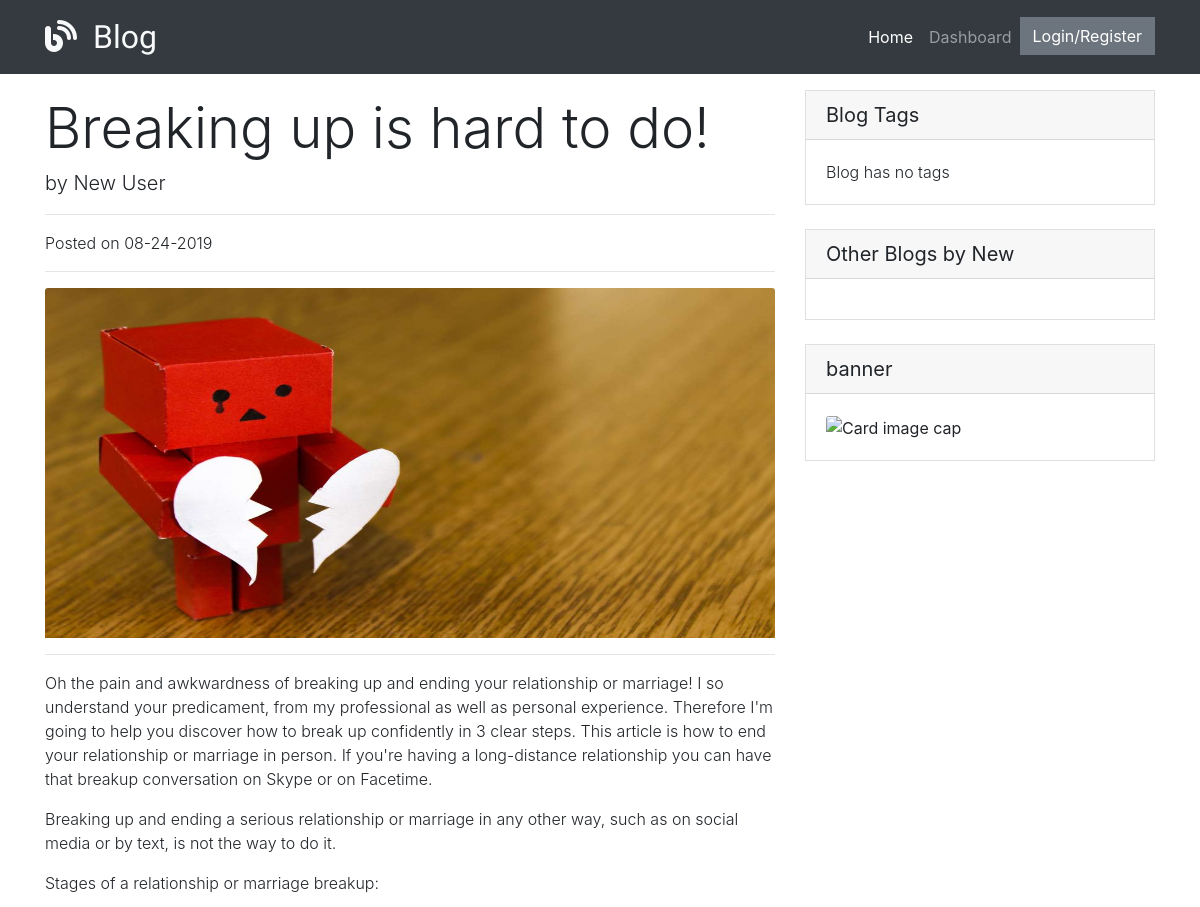
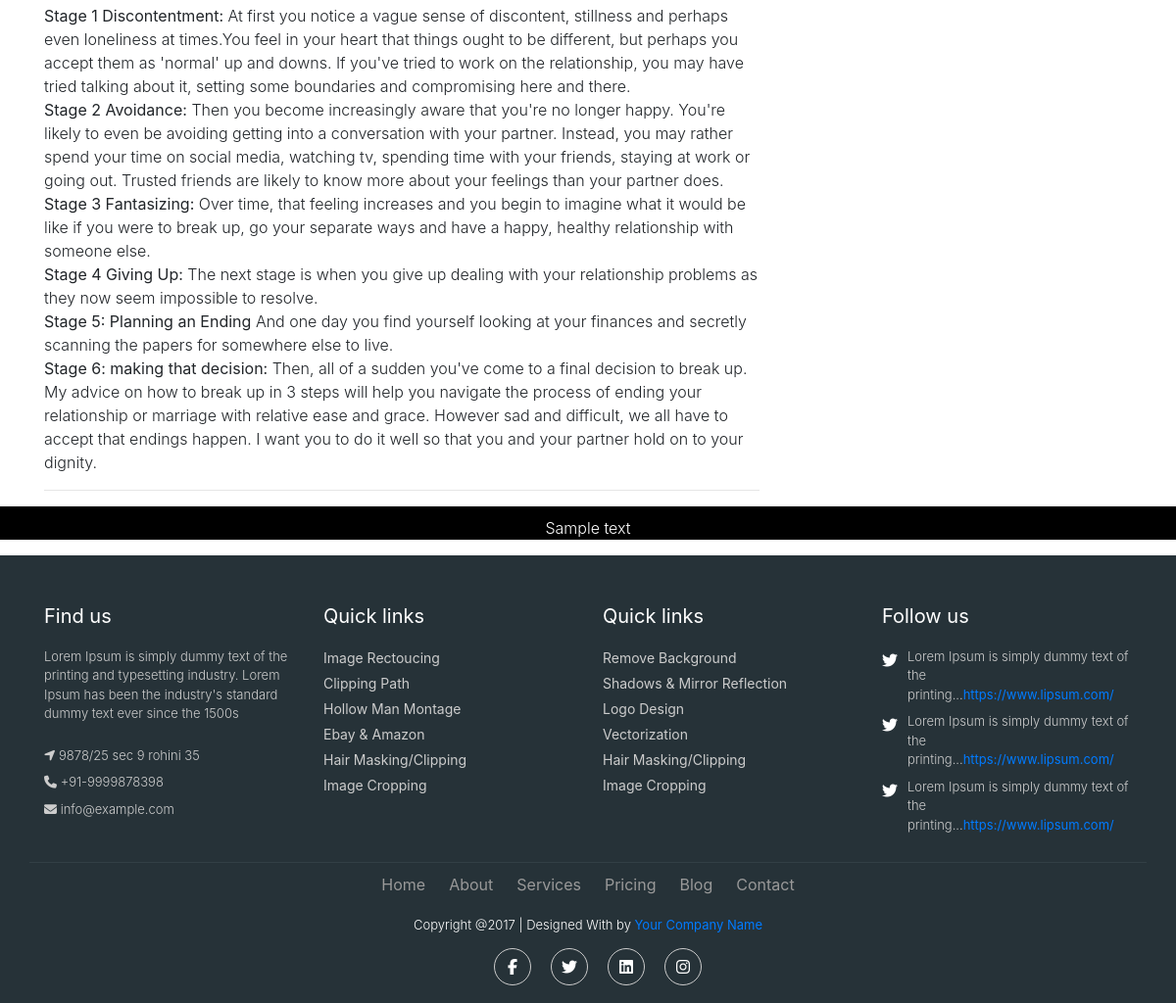
The app's page /blogs/1 with its own data (2 pictures, top to bottom).
### models.py (models this page shows, shortened)
class Blog(db.Model):
    __tablename__ = "blogs"
    id = db.Column(db.Integer, primary_key=True)
    title = db.Column(db.String(55))
    content = db.Column(db.Text)
    user_id = db.Column(db.Integer, db.ForeignKey('user.id'), nullable=False)
    user = db.relationship('User', foreign_keys=[user_id], backref="user_blogs")
    pic_filepath = db.Column(db.Text)
    created_at = db.Column(db.DateTime, server_default=func.now())
    updated_at = db.Column(db.DateTime, server_default=func.now(), onupdate=func.now())
    blog_has_tags = relationship('BlogTag', cascade="all, delete-orphan")

class User(db.Model):
    __tablename__ = "user"
    id = db.Column(db.Integer, primary_key=True)
    first_name = db.Column(db.String(45))
    last_name = db.Column(db.String(45))
    email = db.Column(db.String(45))
    password = db.Column(db.String(100))
    created_at = db.Column(db.DateTime, server_default=func.now())
    updated_at = db.Column(db.DateTime, server_default=func.now(), onupdate=func.now())

### controller_functions.py (the view)
def show_blog(id):
    blog = Blog.query.get(id)
    return render_template('blog.html', blog=blog)

### templates/blog.html (shortened to what this page needs)
<!DOCTYPE html>
<html lang="en">
<head>
    <link rel="stylesheet" href="https://stackpath.bootstrapcdn.com/bootstrap/4.3.1/css/bootstrap.min.css"
>
    <link rel="stylesheet" href="../static/css/styles.css">
</head>
<body>
    <nav class="navbar navbar-expand-lg navbar-dark bg-dark static-top">
        <div class="container">
          <a class="navbar-brand text-light" href="/">
                <i class="fas fa-blog mr-3"></i>Blog
            </a>
            <div class="collapse navbar-collapse" id="navbarResponsive">
                <ul class="navbar-nav ml-auto">
                    <li class="nav-item active">
                        <a class="nav-link" href="#">Home
                        </a>
                    </li>
                    <li class="nav-item">
                        <a class="nav-link" href="/">Dashboard</a>
                    </li>
                    <li id="loginNavItem" class="nav-item">
                  {% if not session['userid']  %}
                      <li class="nav-item">
                          <input type="button" value="Login/Register" class="btn btn-secondary"
                          data-toggle="modal" data-target="#loginModal">
                      </li>
                    {% else %}
                    <a id="logoutBtn" class="btn btn-primary text-light" data-redirect="/blogs/{{ blog.id }}">Logout</a>
                    </li>
                   {% endif %}
                </ul>
            </div>
        </div>
    </nav>
    <div class="container">
        <div class="row">
            <div class="col-lg-8">
                <h1 class="mt-4">{{ blog.title }}</h1>
                <p class="lead">
                    by
                    {{ blog.user.first_name }} {{ blog.user.last_name }}
                </p>
                <hr>
                <p>Posted on {{ blog.created_at.strftime('%m-%d-%Y') }}</p>
                <hr>
                <img class="card-img-top" id="blog_img"
                    src="{%  if blog.pic_filepath %}
                      {{ url_for('static', filename='img/blogs/' + blog.pic_filepath)}}
                          {% else %}
                           http://placehold.it/700x400 {% endif %}"
                    alt="Blog picture">
                <hr>
                <p id="contentStr">{{ blog.content | safe}}</p>
                <hr>
            </div>
            <div class="col-md-4">
                <div class="card my-3">
                    <h5 class="card-header">Blog Tags</h5>
                    <div class="card-body">
                        <div class="row">
                            <div class="col-lg-6">
                                <ul class="list-unstyled mb-0">
                                {%  if blog.tags_for_blog | length == 0 %}
                                <li>Blog has no tags</li>
                                {% endif %}
                                </ul>
                            </div>
                        </div>
                    </div>
                </div>
                <div class="card my-4">
                    <h5 class="card-header">Other Blogs by {{ blog.user.first_name }}</h5>
                    <div class="card-body">
                    </div>
                </div>
                <div class="card my-4">
                    <h5 class="card-header">banner</h5>
                    <div class="card-body">
                        <img class="card-img-top"
                            src="https://2.bp.blogspot.com/-vvG5hMTFOro/W6RaoxdAikI/AAAAAAAAK1k/jezYdP7fvfYvt15Jv8a0agrGQE2lMU8YgCKgBGAs/s1600/MASAI-2.jpg"
                            alt="Card image cap">
                    </div>
                </div>
            </div>
        </div>
    </div>
    <div class="reserved-bot">
        <p class="text-center">Sample text</p>
    </div>
    <footer class="footer">
        <div class="container bottom_border">
            <div class="row">
                <div class=" col-sm-4 col-md col-sm-4  col-12 col">
                    <h5 class="headin5_amrc col_white_amrc pt2">Find us</h5>
                    <p class="mb10">Lorem Ipsum is simply dummy text of the printing and typesetting industry. Lorem
                        Ipsum has been the industry's standard dummy text ever since the 1500s</p>
                    <p><i class="fa fa-location-arrow"></i> 9878/25 sec 9 rohini 35 </p>
                    <p><i class="fa fa-phone"></i> +91-9999878398 </p>
                    <p><i class="fa fa fa-envelope"></i> info@example.com </p>
                </div>
                <div class=" col-sm-4 col-md  col-6 col">
                    <h5 class="headin5_amrc col_white_amrc pt2">Quick links</h5>
                    <ul class="footer_ul_amrc">
                        <li><a href="http://webenlance.com">Image Rectoucing</a></li>
                        <li><a href="http://webenlance.com">Clipping Path</a></li>
                        <li><a href="http://webenlance.com">Hollow Man Montage</a></li>
                        <li><a href="http://webenlance.com">Ebay & Amazon</a></li>
                        <li><a href="http://webenlance.com">Hair Masking/Clipping</a></li>
                        <li><a href="http://webenlance.com">Image Cropping</a></li>
                    </ul>
                </div>
                <div class=" col-sm-4 col-md  col-6 col">
                    <h5 class="headin5_amrc col_white_amrc pt2">Quick links</h5>
                    <ul class="footer_ul_amrc">
                        <li><a href="http://webenlance.com">Remove Background</a></li>
                        <li><a href="http://webenlance.com">Shadows & Mirror Reflection</a></li>
                        <li><a href="http://webenlance.com">Logo Design</a></li>
                        <li><a href="http://webenlance.com">Vectorization</a></li>
                        <li><a href="http://webenlance.com">Hair Masking/Clipping</a></li>
                        <li><a href="http://webenlance.com">Image Cropping</a></li>
                    </ul>
                </div>
                <div class=" col-sm-4 col-md  col-12 col">
                    <h5 class="headin5_amrc col_white_amrc pt2">Follow us</h5>
                    <ul class="footer_ul2_amrc">
                        <li><a href="#"><i class="fab fa-twitter fleft padding-right"></i> </a>
                            <p>Lorem Ipsum is simply dummy text of the printing...<a
                                    href="#">https://www.lipsum.com/</a></p>
                        </li>
                        <li><a href="#"><i class="fab fa-twitter fleft padding-right"></i> </a>
                            <p>Lorem Ipsum is simply dummy text of the printing...<a
                                    href="#">https://www.lipsum.com/</a></p>
                        </li>
                        <li><a href="#"><i class="fab fa-twitter fleft padding-right"></i> </a>
                            <p>Lorem Ipsum is simply dummy text of the printing...<a
                                    href="#">https://www.lipsum.com/</a></p>
                        </li>
                    </ul>
                </div>
            </div>
        </div>
        <div class="container">
            <ul class="foote_bottom_ul_amrc">
                <li><a href="http://webenlance.com">Home</a></li>
                <li><a href="http://webenlance.com">About</a></li>
                <li><a href="http://webenlance.com">Services</a></li>
                <li><a href="http://webenlance.com">Pricing</a></li>
                <li><a href="http://webenlance.com">Blog</a></li>
                <li><a href="http://webenlance.com">Contact</a></li>
            </ul>
            <p class="text-center">Copyright @2017 | Designed With by <a href="#">Your Company Name</a></p>
            <ul class="social_footer_ul">
                <li><a href="http://webenlance.com"><i class="fab fa-facebook-f"></i></a></li>
                <li><a href="http://webenlance.com"><i class="fab fa-twitter"></i></a></li>
                <li><a href="http://webenlance.com"><i class="fab fa-linkedin"></i></a></li>
                <li><a href="http://webenlance.com"><i class="fab fa-instagram"></i></a></li>
            </ul>
        </div>
    </footer>
</body>
</html>

### static/css/styles.css (style rules this page uses)
* { margin: 0; padding: 0; }
#blog_img { max-height: 350px; }
.navbar-brand { font-family: 'Grand Hotel', cursive; font-size: 2em; }
.card { border-radius: 0 !important; }
.btn { border-radius: 0 !important; }
html body { height: 100%; margin: 0; }
.fab { color: white; }
h1 { font-size: 3.5rem; font-weight: 300; line-height: 1.1; }
p, ul li, ol li { font-weight: 300; }
ul { margin: 0; padding: 0; }
a, h1, h2, h3, h4, h5, h6 { font-weight: 400; }
ol li, ul li { list-style: outside none none; }
.col_white_amrc { color: #FFF; }
footer { width: 100%; background-color: #263238; min-height: 250px; padding: 10px 0px 25px 0px; }
.pt2 { padding-top: 40px; margin-bottom: 20px; }
footer p { font-size: 13px; color: #CCC; padding-bottom: 0px; margin-bottom: 8px; }
.mb10 { padding-bottom: 15px; }
.footer_ul_amrc { margin: 0px; list-style-type: none; font-size: 14px; padding: 0px 0px 10px 0px; }
.footer_ul_amrc li { padding: 0px 0px 5px 0px; }
.footer_ul_amrc li a { color: #CCC; }
.fleft { float: left; }
.padding-right { padding-right: 10px; }
.footer_ul2_amrc { margin: 0px; list-style-type: none; padding: 0px; }
.footer_ul2_amrc li p { display: table; }
.footer_ul2_amrc li i { margin-top: 5px; }
.bottom_border { border-bottom: 1px solid #323f45; padding-bottom: 20px; }
.foote_bottom_ul_amrc { list-style-type: none; padding: 0px; display: table; margin-top: 10px; margin-right: auto; margin-bottom: 10px; margin-left: auto; }
.foote_bottom_ul_amrc li { display: inline; }
.foote_bottom_ul_amrc li a { color: #999; margin: 0 12px; }
.social_footer_ul { display: table; margin: 10px auto 0 auto; list-style-type: none; }
.social_footer_ul li { padding-left: 20px; padding-top: 10px; float: left; }
.social_footer_ul li a { color: #CCC; border: 1px solid #CCC; padding: 8px; border-radius: 50%; }
.social_footer_ul li i { width: 20px; height: 20px; text-align: center; }
.reserved-bot { background: black; height: 100%; }
.text-center { color: white; padding-top: 10px; }

### records on screen
Blog: title "Breaking up is hard to do!", created_at "08-24-2019", pic_filepath (picture), content "Oh the pain and awkwardness of breaking up and ending your relationship or marriage! I so understand your predicament, from my professional as well as personal experience. Therefore I'm going to help you discover how to break up confidently in 3 clear steps. This article is how to end your relationship or marriage in person. If you're having a long-distance relationship you can have that breakup conversation on Skype or on Facetime. Breaking up and ending a serious relationship or marriage in any other way, such as on social media or by text, is not the way to do it. Stages of a relationship or marriage breakup: Stage 1 Discontentment: At first you notice a vague sense of discontent,…"
User: user.first_name "New", user.last_name "User"
